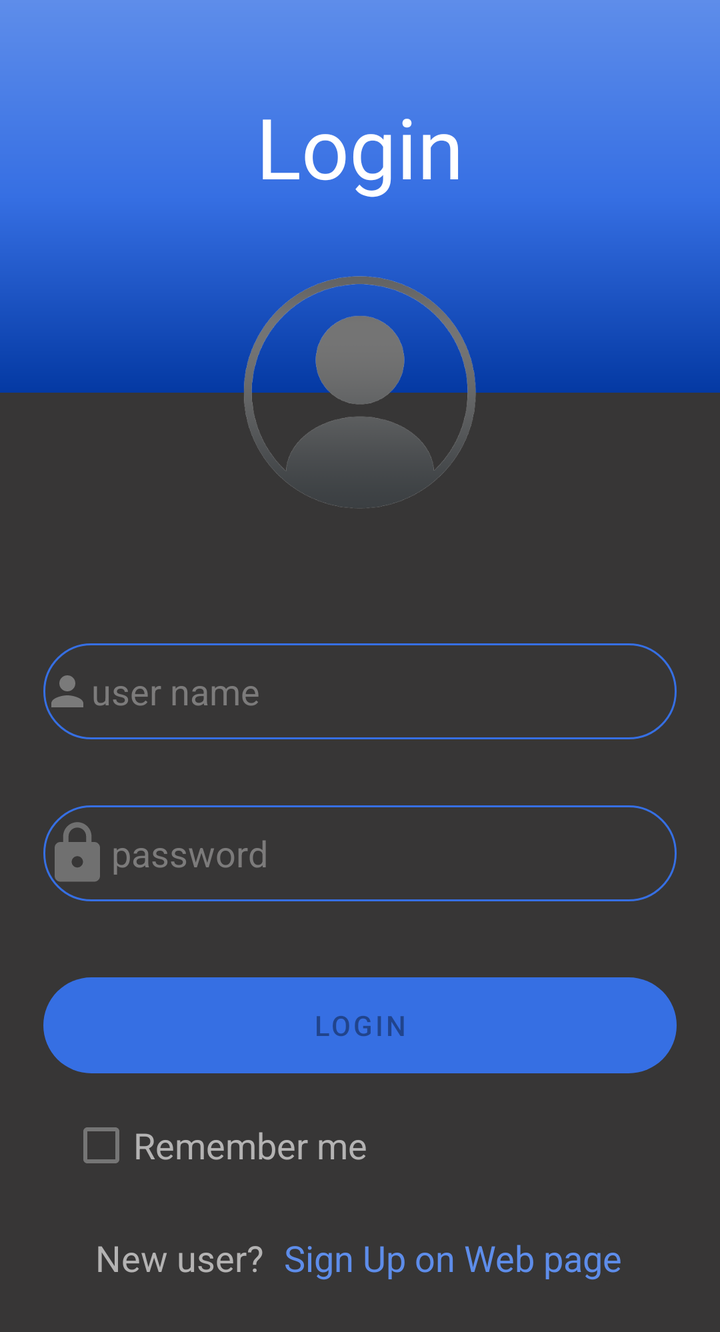
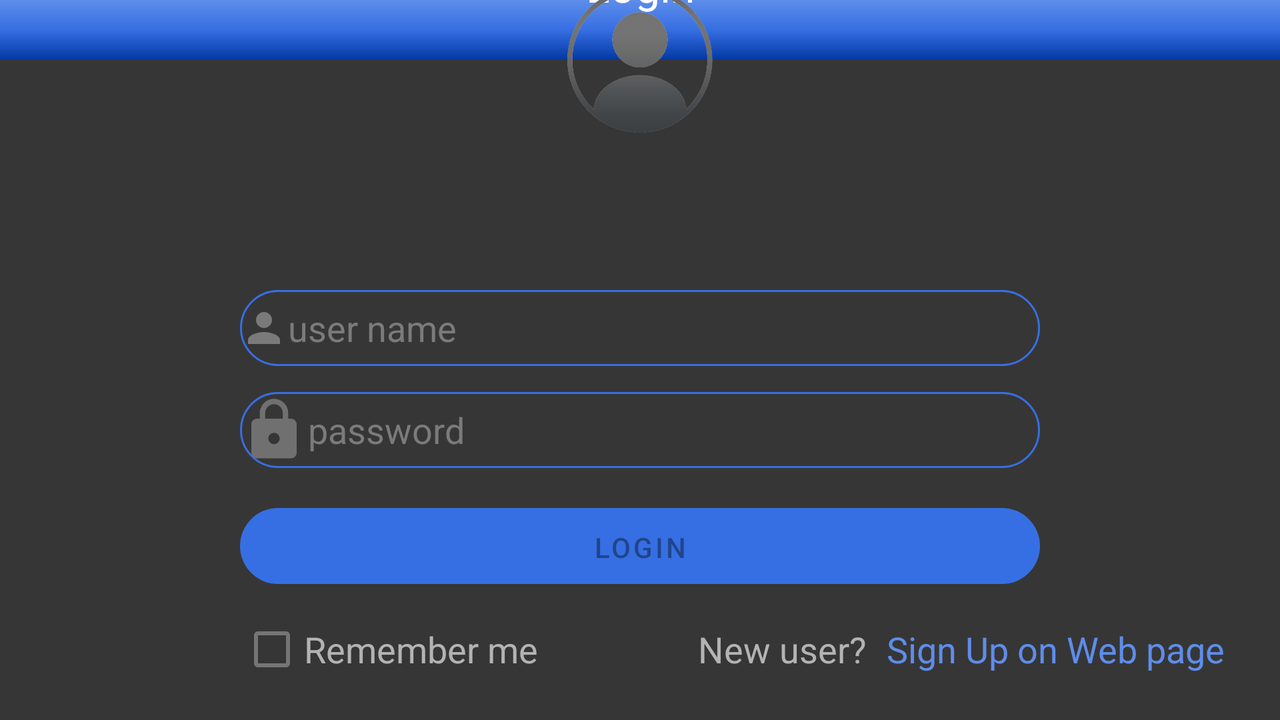

Two renders of one Android screen. The first uses the default layout on a phone; the second uses the alternative layout the repository ships for a different screen configuration, on a matching device. The two XML files are below.
<!-- AndroidManifest.xml: application theme Theme.Movies -->
<!-- res/layout/fragment_login.xml -->
<?xml version="1.0" encoding="utf-8"?>
<ScrollView xmlns:android="http://schemas.android.com/apk/res/android"
    xmlns:app="http://schemas.android.com/apk/res-auto"
    xmlns:tools="http://schemas.android.com/tools"
    android:layout_width="match_parent"
    android:layout_height="match_parent"
    android:background="@color/color_light_black"
    android:paddingBottom="12dp"
    tools:context=".ui.login.LoginFragment">

    <androidx.constraintlayout.widget.ConstraintLayout
        android:layout_width="match_parent"
        android:layout_height="wrap_content">

        <ProgressBar
            android:id="@+id/progress_bar"
            android:layout_width="wrap_content"
            android:layout_height="wrap_content"
            android:visibility="gone"
            app:layout_constraintBottom_toTopOf="@+id/edit_user_name"
            app:layout_constraintEnd_toEndOf="parent"
            app:layout_constraintStart_toStartOf="parent"
            app:layout_constraintTop_toBottomOf="@id/image_user_icon" />

        <LinearLayout
            android:id="@+id/top_layout"
            android:layout_width="match_parent"
            android:layout_height="0dp"
            android:background="@drawable/header_background"
            android:orientation="vertical"
            app:layout_constraintBottom_toTopOf="@+id/guideline_for_blue_top_image"
            app:layout_constraintTop_toTopOf="parent"
            app:layout_constraintVertical_bias="0.0"
            tools:layout_editor_absoluteX="0dp">


            <TextView
                android:layout_width="wrap_content"
                android:layout_height="wrap_content"
                android:layout_gravity="center_horizontal"
                android:layout_marginTop="45sp"
                android:fontFamily="@font/architects_daughter"
                android:text="@string/text_header_login"
                android:textColor="@color/white"
                android:textSize="42sp"
                android:typeface="monospace" />

        </LinearLayout>

        <androidx.constraintlayout.widget.Guideline
            android:id="@+id/guideline_for_blue_top_image"
            android:layout_width="wrap_content"
            android:layout_height="wrap_content"
            android:orientation="horizontal"
            app:layout_constraintGuide_percent="0.3" />


        <ImageView
            android:id="@+id/image_user_icon"
            android:layout_width="0dp"
            android:layout_height="0dp"
            android:src="@drawable/image_user"
            app:layout_constraintBottom_toBottomOf="@+id/guideline_for_user_icon_bottom"
            app:layout_constraintEnd_toEndOf="@id/guideline_for_user_icon_end"
            app:layout_constraintStart_toStartOf="@+id/guideline_for_user_icon_start"
            app:layout_constraintTop_toTopOf="@+id/guideline_for_user_icon_top" />

        <androidx.constraintlayout.widget.Guideline
            android:id="@+id/guideline_for_user_icon_top"
            android:layout_width="wrap_content"
            android:layout_height="wrap_content"
            android:orientation="horizontal"
            app:layout_constraintGuide_percent="0.2" />

        <androidx.constraintlayout.widget.Guideline
            android:id="@+id/guideline_for_user_icon_bottom"
            android:layout_width="wrap_content"
            android:layout_height="wrap_content"
            android:orientation="horizontal"
            app:layout_constraintGuide_percent="0.4" />

        <androidx.constraintlayout.widget.Guideline
            android:id="@+id/guideline_for_user_icon_start"
            android:layout_width="wrap_content"
            android:layout_height="wrap_content"
            android:orientation="vertical"
            app:layout_constraintGuide_percent="0.3" />

        <androidx.constraintlayout.widget.Guideline
            android:id="@+id/guideline_for_user_icon_end"
            android:layout_width="wrap_content"
            android:layout_height="wrap_content"
            android:orientation="vertical"
            app:layout_constraintGuide_percent="0.7" />

        <androidx.constraintlayout.widget.Guideline
            android:id="@+id/guideline_for_edit_fields_start"
            android:layout_width="wrap_content"
            android:layout_height="wrap_content"
            android:orientation="vertical"
            app:layout_constraintGuide_percent="0.06" />

        <androidx.constraintlayout.widget.Guideline
            android:id="@+id/guideline_for_edit_fields_end"
            android:layout_width="wrap_content"
            android:layout_height="wrap_content"
            android:orientation="vertical"
            app:layout_constraintGuide_percent="0.94" />

        <TextView
            android:id="@+id/text_error"
            android:layout_width="0dp"
            android:layout_height="wrap_content"
            android:layout_marginTop="8dp"
            android:text="ssd f asd s fsf sd fs sfs fss fs afsad f"
            android:textColor="@color/text_error_color"
            android:textSize="18sp"
            android:visibility="gone"
            app:layout_constraintEnd_toEndOf="@id/guideline_for_edit_fields_end"
            app:layout_constraintStart_toStartOf="@id/guideline_for_edit_fields_start"
            app:layout_constraintTop_toBottomOf="@id/image_user_icon" />

        <EditText
            android:id="@+id/edit_user_name"
            android:layout_width="0dp"
            android:layout_height="48dp"
            android:layout_marginTop="60dp"
            android:background="@drawable/login_field_background"
            android:drawableStart="@drawable/ic_user_name"
            android:hint="@string/text_hint_user_name"
            android:textColor="@color/color_login_edit_text"
            android:textColorHint="@color/login_text_hint_color"
            app:layout_constraintEnd_toEndOf="@id/guideline_for_edit_fields_end"
            app:layout_constraintStart_toStartOf="@id/guideline_for_edit_fields_start"
            app:layout_constraintTop_toBottomOf="@id/image_user_icon" />


        <EditText
            android:id="@+id/edit_password"
            android:layout_width="0dp"
            android:layout_height="48dp"
            android:layout_marginTop="33dp"
            android:background="@drawable/login_field_background"
            android:drawableStart="@drawable/ic_password"
            android:hint="@string/text_hint_password"
            android:inputType="textPassword"
            android:textColor="@color/color_login_edit_text"
            android:textColorHint="@color/login_text_hint_color"
            app:layout_constraintEnd_toEndOf="@+id/edit_user_name"
            app:layout_constraintStart_toStartOf="@+id/edit_user_name"
            app:layout_constraintTop_toBottomOf="@+id/edit_user_name" />

        <Button
            android:id="@+id/btn_login"
            android:layout_width="0dp"
            android:layout_height="48dp"
            android:layout_marginTop="38dp"
            android:background="@drawable/button_background"
            android:enabled="false"
            android:text="@string/text_btn_login"
            app:backgroundTint="@null"
            app:layout_constraintEnd_toEndOf="@+id/edit_password"
            app:layout_constraintStart_toStartOf="@+id/edit_password"
            app:layout_constraintTop_toBottomOf="@+id/edit_password" />

        <CheckBox
            android:id="@+id/checkbox_remember_me"
            android:layout_width="wrap_content"
            android:layout_height="wrap_content"
            android:layout_marginStart="13dp"
            android:layout_marginTop="12dp"
            android:text="@string/text_remember_me"
            android:textColor="@color/login_screen_text_color"
            android:textSize="18sp"
            app:layout_constraintStart_toStartOf="@+id/btn_login"
            app:layout_constraintTop_toBottomOf="@+id/btn_login" />

        <TextView
            android:id="@+id/text_new_user"
            android:layout_width="wrap_content"
            android:layout_height="wrap_content"
            android:layout_marginStart="26dp"
            android:layout_marginTop="20dp"
            android:text="@string/text_new_user"
            android:textColor="@color/login_screen_text_color"
            android:textSize="18sp"
            app:layout_constraintBottom_toBottomOf="@id/guideline_bottom"
            app:layout_constraintStart_toStartOf="@id/guideline_for_edit_fields_start"
            app:layout_constraintTop_toBottomOf="@id/checkbox_remember_me" />

        <androidx.constraintlayout.widget.Guideline
            android:id="@+id/guideline_bottom"
            android:layout_width="wrap_content"
            android:layout_height="wrap_content"
            android:orientation="horizontal"
            app:layout_constraintGuide_percent="0.98" />

        <TextView
            android:id="@+id/text_signup"
            android:layout_width="wrap_content"
            android:layout_height="wrap_content"
            android:layout_marginStart="10dp"
            android:layout_toEndOf="@+id/text_new_user"
            android:background="@drawable/ripple_signup_text"
            android:clickable="true"
            android:focusable="true"
            android:text="@string/text_signup"
            android:textColor="@color/color_end"
            android:textSize="18sp"
            app:layout_constraintBottom_toBottomOf="@+id/text_new_user"
            app:layout_constraintStart_toEndOf="@+id/text_new_user"
            app:layout_constraintTop_toTopOf="@+id/text_new_user" />

    </androidx.constraintlayout.widget.ConstraintLayout>

</ScrollView>
<!-- resources referenced by this layout -->
<resources>
  <color name="color_end">#5E8DEA</color>
  <color name="color_light_black">#373636</color>
  <color name="color_login_edit_text">#DDDAD9</color>
  <color name="login_screen_text_color">#B4B3B3</color>
  <color name="login_text_hint_color">#7C7B7B</color>
  <color name="text_error_color">#EF5449</color>
  <color name="white">#FFFFFFFF</color>
  <!-- drawable button_background (drawable-xxhdpi) -->
  <?xml version="1.0" encoding="utf-8"?>
  <ripple xmlns:android="http://schemas.android.com/apk/res/android"
      android:color="@color/ripple_effect_color">
  
  <item>
      <shape
          android:shape="rectangle">
          <corners android:radius="30dp" />
          <solid android:color="@color/color_center" />
  
      </shape>
  </item>
  
  
  </ripple>
  <!-- drawable header_background (drawable-xxhdpi) -->
  <?xml version="1.0" encoding="utf-8"?>
  <shape xmlns:android="http://schemas.android.com/apk/res/android">
  
      <gradient
          android:startColor="@color/color_start"
          android:centerColor="@color/color_center"
          android:endColor="@color/color_end"
          android:angle="90"/>
  
  </shape>
  <!-- drawable ic_password (drawable-xxhdpi) -->
  <vector xmlns:android="http://schemas.android.com/apk/res/android"
      android:width="34dp"
      android:height="34dp"
      android:tint="#707070"
      android:viewportWidth="24"
      android:viewportHeight="24">
      <path
          android:fillColor="@android:color/white"
          android:pathData="M18,8h-1L17,6c0,-2.76 -2.24,-5 -5,-5S7,3.24 7,6v2L6,8c-1.1,0 -2,0.9 -2,2v10c0,1.1 0.9,2 2,2h12c1.1,0 2,-0.9 2,-2L20,10c0,-1.1 -0.9,-2 -2,-2zM12,17c-1.1,0 -2,-0.9 -2,-2s0.9,-2 2,-2 2,0.9 2,2 -0.9,2 -2,2zM15.1,8L8.9,8L8.9,6c0,-1.71 1.39,-3.1 3.1,-3.1 1.71,0 3.1,1.39 3.1,3.1v2z" />
  </vector>
  <!-- drawable ic_user_name (drawable-anydpi) -->
  <vector xmlns:android="http://schemas.android.com/apk/res/android"
      android:width="24dp"
      android:height="24dp"
      android:viewportWidth="24"
      android:viewportHeight="24"
      android:tint="#8B8B8B"
      android:alpha="0.8">
    <path
        android:fillColor="@android:color/white"
        android:pathData="M12,12c2.21,0 4,-1.79 4,-4s-1.79,-4 -4,-4 -4,1.79 -4,4 1.79,4 4,4zM12,14c-2.67,0 -8,1.34 -8,4v2h16v-2c0,-2.66 -5.33,-4 -8,-4z"/>
  </vector>
  <!-- drawable login_field_background (drawable-xxhdpi) -->
  <?xml version="1.0" encoding="utf-8"?>
  <shape xmlns:android="http://schemas.android.com/apk/res/android"
      android:shape="rectangle">
  
      <corners android:radius="30dp" />
      <stroke
          android:width="1dp"
          android:color="@color/color_center" />
  
  
  </shape>
  <!-- drawable ripple_signup_text (drawable) -->
  <?xml version="1.0" encoding="utf-8"?>
  <ripple xmlns:android="http://schemas.android.com/apk/res/android"
      android:color="@color/ripple_effect_color">
  
      <item>
          <shape
              android:shape="rectangle">
              <corners android:radius="30dp" />
              <solid android:color="@color/color_light_black" />
          </shape>
      </item>
  
  
  </ripple>
  <string name="text_btn_login">login</string>
  <string name="text_header_login">Login</string>
  <string name="text_hint_password">password</string>
  <string name="text_hint_user_name">user name</string>
  <string name="text_new_user">New user?</string>
  <string name="text_remember_me">Remember me</string>
  <string name="text_signup">Sign Up on Web page</string>
  <color name="ripple_effect_color">#C4F3F3F3</color>
  <color name="color_center">#366FE3</color>
  <color name="color_start">#0439A3</color>
  <color name="purple_500">#FF6200EE</color>
  <color name="home_page_toolbar_color">#1C3D5E</color>
  <color name="teal_200">#FF03DAC5</color>
  <color name="teal_700">#FF018786</color>
  <color name="black">#FF000000</color>
  <color name="navigation_bar_color">#FFFFFF</color>
  <!-- some entries are left out for length -->
</resources>
<!-- res/layout-sw320dp-land/fragment_login.xml (the repository's variant of the layout above) -->
<!-- drawn on the phone turned sideways -->
<?xml version="1.0" encoding="utf-8"?>
<androidx.constraintlayout.widget.ConstraintLayout xmlns:android="http://schemas.android.com/apk/res/android"
    xmlns:app="http://schemas.android.com/apk/res-auto"
    xmlns:tools="http://schemas.android.com/tools"
    android:layout_width="match_parent"
    android:layout_height="match_parent"
    android:background="@color/color_light_black"
    tools:context=".ui.login.LoginFragment">

    <ProgressBar
        android:id="@+id/progress_bar"
        android:layout_width="wrap_content"
        android:layout_height="wrap_content"
        android:visibility="gone"
        app:layout_constraintBottom_toTopOf="@id/edit_user_name"
        app:layout_constraintEnd_toEndOf="parent"
        app:layout_constraintStart_toStartOf="parent"
        app:layout_constraintTop_toBottomOf="@+id/image_user_icon" />

    <View
        android:id="@+id/view_blue_picture"
        android:layout_width="match_parent"
        android:layout_height="0dp"
        android:layout_marginBottom="60dp"
        android:background="@drawable/header_background"
        app:layout_constraintBottom_toTopOf="@+id/text_error"
        app:layout_constraintTop_toTopOf="parent" />

    <TextView
        android:layout_width="wrap_content"
        android:layout_height="wrap_content"
        android:fontFamily="@font/architects_daughter"
        android:text="@string/text_header_login"
        android:textColor="@color/white"
        android:textSize="22sp"
        app:layout_constraintBottom_toTopOf="@id/image_user_icon"
        app:layout_constraintEnd_toEndOf="parent"
        app:layout_constraintStart_toStartOf="parent"
        app:layout_constraintTop_toTopOf="parent" />


    <ImageView
        android:id="@+id/image_user_icon"
        android:layout_width="90dp"
        android:layout_height="90dp"
        android:src="@drawable/image_user"
        app:layout_constraintBottom_toBottomOf="@id/view_blue_picture"
        app:layout_constraintEnd_toEndOf="parent"
        app:layout_constraintStart_toStartOf="parent"
        app:layout_constraintTop_toBottomOf="@id/view_blue_picture" />

    <TextView
        android:id="@+id/text_error"
        android:layout_width="0dp"
        android:layout_height="wrap_content"
        android:layout_marginStart="20dp"
        android:layout_marginBottom="10dp"
        tools:text="sdfsdfsdftrh trwtr t rtrth rt hrt rh rt wtrh trh rth rth rt h h rth rth  rth rth rth r htrsd"
        android:textColor="@color/text_error_color"
        android:textSize="18sp"
        android:visibility="invisible"
        app:layout_constraintBottom_toTopOf="@+id/edit_user_name"
        app:layout_constraintEnd_toEndOf="parent"
        app:layout_constraintStart_toStartOf="parent"
        app:layout_constraintTop_toBottomOf="@id/image_user_icon"
        app:layout_constraintVertical_chainStyle="packed" />


    <EditText
        android:id="@+id/edit_user_name"
        android:layout_width="0dp"
        android:layout_height="38dp"
        android:layout_marginStart="120dp"
        android:layout_marginEnd="120dp"
        android:layout_marginBottom="13dp"
        android:background="@drawable/login_field_background"
        android:drawableStart="@drawable/ic_user_name"
        android:hint="@string/text_hint_user_name"
        android:textColor="@color/color_login_edit_text"
        android:textColorHint="@color/login_text_hint_color"
        app:layout_constraintBottom_toTopOf="@id/edit_password"
        app:layout_constraintEnd_toEndOf="parent"
        app:layout_constraintStart_toStartOf="parent"
        app:layout_constraintTop_toBottomOf="@+id/text_error" />


    <EditText
        android:id="@+id/edit_password"
        android:layout_width="0dp"
        android:layout_height="38dp"
        android:layout_marginBottom="20dp"
        android:background="@drawable/login_field_background"
        android:drawableStart="@drawable/ic_password"
        android:hint="@string/text_hint_password"
        android:inputType="textPassword"
        android:textColor="@color/color_login_edit_text"
        android:textColorHint="@color/login_text_hint_color"
        app:layout_constraintBottom_toTopOf="@+id/btn_login"
        app:layout_constraintEnd_toEndOf="@id/edit_user_name"
        app:layout_constraintStart_toStartOf="@id/edit_user_name"
        app:layout_constraintTop_toBottomOf="@id/edit_user_name" />


    <Button
        android:id="@+id/btn_login"
        android:layout_width="0dp"
        android:layout_height="38dp"
        android:layout_marginBottom="20dp"
        android:background="@drawable/button_background"
        android:enabled="false"
        android:text="@string/text_btn_login"
        app:backgroundTint="@null"
        app:layout_constraintBottom_toTopOf="@+id/checkbox_remember_me"
        app:layout_constraintEnd_toEndOf="@+id/edit_password"
        app:layout_constraintStart_toStartOf="@+id/edit_password"
        app:layout_constraintTop_toBottomOf="@id/edit_password" />


    <CheckBox
        android:id="@+id/checkbox_remember_me"
        android:layout_width="wrap_content"
        android:layout_height="25dp"
        android:layout_marginBottom="8dp"
        android:text="@string/text_remember_me"
        android:textColor="@color/login_screen_text_color"
        android:textSize="18sp"
        app:layout_constraintBottom_toBottomOf="parent"
        app:layout_constraintStart_toStartOf="@+id/btn_login"
        app:layout_constraintTop_toBottomOf="@id/btn_login" />


    <TextView
        android:id="@+id/text_new_user"
        android:layout_width="wrap_content"
        android:layout_height="wrap_content"
        android:layout_marginStart="80dp"
        android:text="@string/text_new_user"
        android:textColor="@color/login_screen_text_color"
        android:textSize="18sp"
        app:layout_constraintBottom_toBottomOf="@id/checkbox_remember_me"
        app:layout_constraintStart_toEndOf="@id/checkbox_remember_me"
        app:layout_constraintTop_toTopOf="@id/checkbox_remember_me" />


    <TextView
        android:id="@+id/text_signup"
        android:layout_width="0dp"
        android:layout_height="wrap_content"
        android:layout_marginStart="10dp"
        android:layout_toEndOf="@+id/text_new_user"
        android:background="@drawable/ripple_signup_text"
        android:clickable="true"
        android:focusable="true"
        android:text="@string/text_signup"
        android:textColor="@color/color_end"
        android:textSize="18sp"
        app:layout_constraintBottom_toBottomOf="@+id/text_new_user"
        app:layout_constraintEnd_toEndOf="parent"
        app:layout_constraintStart_toEndOf="@+id/text_new_user"
        app:layout_constraintTop_toTopOf="@+id/text_new_user" />


</androidx.constraintlayout.widget.ConstraintLayout>
